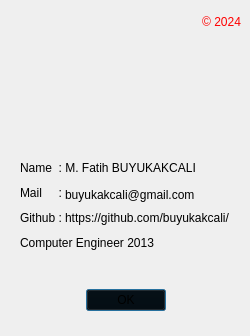
<?xml version="1.0" encoding="UTF-8"?>
<ui version="4.0">
 <class>DialogAboutCoder</class>
 <widget class="QDialog" name="DialogAboutCoder">
  <property name="geometry">
   <rect>
    <x>0</x>
    <y>0</y>
    <width>250</width>
    <height>336</height>
   </rect>
  </property>
  <property name="minimumSize">
   <size>
    <width>250</width>
    <height>336</height>
   </size>
  </property>
  <property name="maximumSize">
   <size>
    <width>250</width>
    <height>340</height>
   </size>
  </property>
  <property name="windowTitle">
   <string>About Coder</string>
  </property>
  <property name="windowIcon">
   <iconset>
    <normaloff>pictures/logo_organization1.ico</normaloff>pictures/logo_organization1.ico</iconset>
  </property>
  <widget class="QDialogButtonBox" name="buttonBox">
   <property name="geometry">
    <rect>
     <x>10</x>
     <y>280</y>
     <width>231</width>
     <height>41</height>
    </rect>
   </property>
   <property name="styleSheet">
    <string notr="true">background-color: rgb(0, 0, 0, 0);
</string>
   </property>
   <property name="orientation">
    <enum>Qt::Horizontal</enum>
   </property>
   <property name="standardButtons">
    <set>QDialogButtonBox::Ok</set>
   </property>
   <property name="centerButtons">
    <bool>true</bool>
   </property>
  </widget>
  <widget class="QLabel" name="labelFullNme">
   <property name="geometry">
    <rect>
     <x>20</x>
     <y>160</y>
     <width>225</width>
     <height>16</height>
    </rect>
   </property>
   <property name="styleSheet">
    <string notr="true">QLabel {
	background-color: rgb(0, 0, 0, 0);
}</string>
   </property>
   <property name="text">
    <string>Name  : M. Fatih BUYUKAKCALI</string>
   </property>
  </widget>
  <widget class="QLabel" name="labelPic">
   <property name="geometry">
    <rect>
     <x>20</x>
     <y>15</y>
     <width>111</width>
     <height>111</height>
    </rect>
   </property>
   <property name="styleSheet">
    <string notr="true">QLabel {
	background-color: rgb(0, 0, 0, 0);
}</string>
   </property>
   <property name="text">
    <string/>
   </property>
   <property name="pixmap">
    <pixmap>pictures/coder.png</pixmap>
   </property>
   <property name="scaledContents">
    <bool>true</bool>
   </property>
   <property name="alignment">
    <set>Qt::AlignCenter</set>
   </property>
  </widget>
  <widget class="QLabel" name="labelCopyright">
   <property name="geometry">
    <rect>
     <x>150</x>
     <y>15</y>
     <width>91</width>
     <height>91</height>
    </rect>
   </property>
   <property name="styleSheet">
    <string notr="true">QLabel {
	color: red;
	background-color: rgb(0, 0, 0, 0);
}</string>
   </property>
   <property name="text">
    <string>© 2024</string>
   </property>
   <property name="alignment">
    <set>Qt::AlignRight|Qt::AlignTop|Qt::AlignTrailing</set>
   </property>
  </widget>
  <widget class="QLabel" name="labelEmail">
   <property name="geometry">
    <rect>
     <x>65</x>
     <y>185</y>
     <width>180</width>
     <height>20</height>
    </rect>
   </property>
   <property name="cursor">
    <cursorShape>PointingHandCursor</cursorShape>
   </property>
   <property name="styleSheet">
    <string notr="true">QLabel {
	background-color: rgb(0, 0, 0, 0);
}</string>
   </property>
   <property name="text">
    <string>buyukakcali@gmail.com</string>
   </property>
   <property name="wordWrap">
    <bool>true</bool>
   </property>
   <property name="openExternalLinks">
    <bool>true</bool>
   </property>
   <property name="textInteractionFlags">
    <set>Qt::LinksAccessibleByKeyboard|Qt::LinksAccessibleByMouse|Qt::TextBrowserInteraction|Qt::TextSelectableByKeyboard|Qt::TextSelectableByMouse</set>
   </property>
  </widget>
  <widget class="QLabel" name="labelGithubLink">
   <property name="geometry">
    <rect>
     <x>65</x>
     <y>210</y>
     <width>180</width>
     <height>16</height>
    </rect>
   </property>
   <property name="cursor">
    <cursorShape>PointingHandCursor</cursorShape>
   </property>
   <property name="styleSheet">
    <string notr="true">QLabel {
	background-color: rgb(0, 0, 0, 0);
}</string>
   </property>
   <property name="text">
    <string>https://github.com/buyukakcali/</string>
   </property>
   <property name="openExternalLinks">
    <bool>true</bool>
   </property>
   <property name="textInteractionFlags">
    <set>Qt::LinksAccessibleByKeyboard|Qt::LinksAccessibleByMouse|Qt::TextBrowserInteraction|Qt::TextSelectableByKeyboard|Qt::TextSelectableByMouse</set>
   </property>
  </widget>
  <widget class="QLabel" name="labelEducation">
   <property name="geometry">
    <rect>
     <x>20</x>
     <y>235</y>
     <width>225</width>
     <height>16</height>
    </rect>
   </property>
   <property name="styleSheet">
    <string notr="true">QLabel {
	background-color: rgb(0, 0, 0, 0);
}</string>
   </property>
   <property name="text">
    <string>Computer Engineer 2013</string>
   </property>
  </widget>
  <widget class="QLabel" name="labelGithub">
   <property name="geometry">
    <rect>
     <x>20</x>
     <y>210</y>
     <width>49</width>
     <height>16</height>
    </rect>
   </property>
   <property name="styleSheet">
    <string notr="true">QLabel {
	background-color: rgb(0, 0, 0, 0);
}</string>
   </property>
   <property name="text">
    <string>Github :</string>
   </property>
  </widget>
  <widget class="QLabel" name="labelMail">
   <property name="geometry">
    <rect>
     <x>20</x>
     <y>185</y>
     <width>41</width>
     <height>16</height>
    </rect>
   </property>
   <property name="styleSheet">
    <string notr="true">QLabel {
	background-color: rgb(0, 0, 0, 0);
}</string>
   </property>
   <property name="text">
    <string>Mail     :</string>
   </property>
  </widget>
  <zorder>labelFullNme</zorder>
  <zorder>buttonBox</zorder>
  <zorder>labelPic</zorder>
  <zorder>labelCopyright</zorder>
  <zorder>labelEmail</zorder>
  <zorder>labelGithubLink</zorder>
  <zorder>labelEducation</zorder>
  <zorder>labelGithub</zorder>
  <zorder>labelMail</zorder>
 </widget>
 <resources/>
 <connections>
  <connection>
   <sender>buttonBox</sender>
   <signal>accepted()</signal>
   <receiver>DialogAboutCoder</receiver>
   <slot>accept()</slot>
   <hints>
    <hint type="sourcelabel">
     <x>248</x>
     <y>254</y>
    </hint>
    <hint type="destinationlabel">
     <x>157</x>
     <y>274</y>
    </hint>
   </hints>
  </connection>
  <connection>
   <sender>buttonBox</sender>
   <signal>rejected()</signal>
   <receiver>DialogAboutCoder</receiver>
   <slot>reject()</slot>
   <hints>
    <hint type="sourcelabel">
     <x>316</x>
     <y>260</y>
    </hint>
    <hint type="destinationlabel">
     <x>286</x>
     <y>274</y>
    </hint>
   </hints>
  </connection>
 </connections>
</ui>
